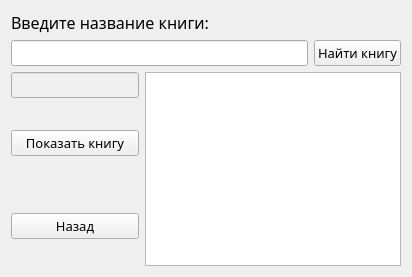
<?xml version="1.0" encoding="UTF-8"?>
<ui version="4.0">
 <class>find_book_by_name</class>
 <widget class="QWidget" name="find_book_by_name">
  <property name="geometry">
   <rect>
    <x>0</x>
    <y>0</y>
    <width>412</width>
    <height>277</height>
   </rect>
  </property>
  <property name="minimumSize">
   <size>
    <width>412</width>
    <height>277</height>
   </size>
  </property>
  <property name="font">
   <font>
    <pointsize>10</pointsize>
   </font>
  </property>
  <property name="windowTitle">
   <string>Form</string>
  </property>
  <layout class="QGridLayout" name="gridLayout">
   <item row="0" column="0">
    <layout class="QVBoxLayout" name="verticalLayout_2">
     <item>
      <widget class="QLabel" name="label">
       <property name="font">
        <font>
         <family>Segoe Script</family>
         <pointsize>12</pointsize>
        </font>
       </property>
       <property name="text">
        <string>Введите название книги:</string>
       </property>
      </widget>
     </item>
     <item>
      <layout class="QHBoxLayout" name="horizontalLayout">
       <item>
        <widget class="QLineEdit" name="lineName">
         <property name="font">
          <font>
           <family>Segoe Script</family>
          </font>
         </property>
        </widget>
       </item>
       <item>
        <widget class="QPushButton" name="find_book">
         <property name="font">
          <font>
           <family>Segoe Script</family>
          </font>
         </property>
         <property name="text">
          <string>Найти книгу</string>
         </property>
        </widget>
       </item>
      </layout>
     </item>
     <item>
      <layout class="QHBoxLayout" name="horizontalLayout_2">
       <item>
        <layout class="QVBoxLayout" name="verticalLayout">
         <item>
          <widget class="QLineEdit" name="ChengeBook">
           <property name="enabled">
            <bool>false</bool>
           </property>
           <property name="font">
            <font>
             <family>Segoe Script</family>
            </font>
           </property>
          </widget>
         </item>
         <item>
          <spacer name="verticalSpacer">
           <property name="orientation">
            <enum>Qt::Vertical</enum>
           </property>
           <property name="sizeHint" stdset="0">
            <size>
             <width>20</width>
             <height>40</height>
            </size>
           </property>
          </spacer>
         </item>
         <item>
          <widget class="QPushButton" name="show_book">
           <property name="font">
            <font>
             <family>Segoe Script</family>
            </font>
           </property>
           <property name="text">
            <string>Показать книгу</string>
           </property>
          </widget>
         </item>
         <item>
          <spacer name="verticalSpacer_4">
           <property name="orientation">
            <enum>Qt::Vertical</enum>
           </property>
           <property name="sizeHint" stdset="0">
            <size>
             <width>20</width>
             <height>40</height>
            </size>
           </property>
          </spacer>
         </item>
         <item>
          <spacer name="verticalSpacer_2">
           <property name="orientation">
            <enum>Qt::Vertical</enum>
           </property>
           <property name="sizeHint" stdset="0">
            <size>
             <width>20</width>
             <height>38</height>
            </size>
           </property>
          </spacer>
         </item>
         <item>
          <widget class="QPushButton" name="back">
           <property name="font">
            <font>
             <family>Segoe Script</family>
             <pointsize>10</pointsize>
            </font>
           </property>
           <property name="text">
            <string>Назад</string>
           </property>
          </widget>
         </item>
         <item>
          <spacer name="verticalSpacer_3">
           <property name="orientation">
            <enum>Qt::Vertical</enum>
           </property>
           <property name="sizeHint" stdset="0">
            <size>
             <width>20</width>
             <height>40</height>
            </size>
           </property>
          </spacer>
         </item>
        </layout>
       </item>
       <item>
        <widget class="QColumnView" name="columnView"/>
       </item>
      </layout>
     </item>
    </layout>
   </item>
  </layout>
 </widget>
 <resources/>
 <connections/>
</ui>
